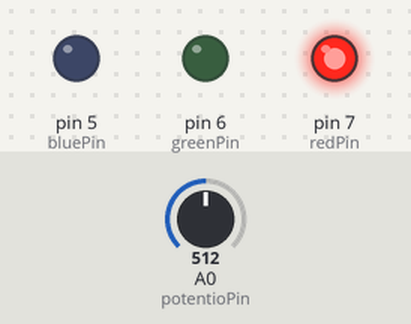
Bench run of a sketch on a simulated Arduino Uno, built with avr-gcc and run on an emulated ATmega328P. Shown: output pins drawn as LEDs (lit = HIGH). The inputs (shaded band) are chosen by the test bench; at power-on: A0 (potentioPin) = 512. What the sketch prints to the serial monitor is not drawn.

Above: at 1.2 s.
1.3 s: A0 (potentioPin) set to 111
2.8 s: A0 (potentioPin) set to 90
Timing chart, 0 to 5.8 s (numbered marks = the images above; inputs shaded):
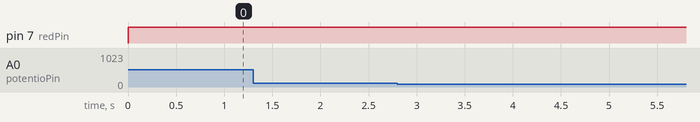

The sketch:

_14_If_Cond.ino
```cpp
int potentioPin = A0;
int bluePin = 5;
int greenPin = 6;
int redPin = 7;

int readValue;
int writeValue;

void setup(){
  Serial.begin(9600);
  pinMode(potentioPin, INPUT);
  pinMode(bluePin, OUTPUT);
  pinMode(greenPin, OUTPUT);
  pinMode(redPin, OUTPUT);
}

void loop(){
    readValue = analogRead(potentioPin);
    Serial.print("Potential Range: ");
    Serial.println(readValue);
    //writeValue = (255.0/1023.0) * readValue;
    Condition(readValue);
}

void Condition(int readValue)
{
  if (readValue >= 0 || readValue < 300){
    digitalWrite(redPin, HIGH);
    digitalWrite(greenPin, LOW);
    digitalWrite(bluePin, LOW);
  }
  else if (readValue >= 300 || readValue < 600){
    digitalWrite(redPin, LOW);
    digitalWrite(greenPin, HIGH);
    digitalWrite(bluePin, LOW);
  }
  else if (readValue >= 600 || readValue < 900){
    digitalWrite(redPin, LOW);
    digitalWrite(greenPin, LOW);
    digitalWrite(bluePin, HIGH);
  }

  else{
    digitalWrite(redPin, HIGH);
    digitalWrite(greenPin, HIGH);
    digitalWrite(bluePin, HIGH);
  }
}
```

Measured:
- after the input at 1.3 s, every drawn part: stays the same
- after the input at 2.8 s, every drawn part: stays the same
